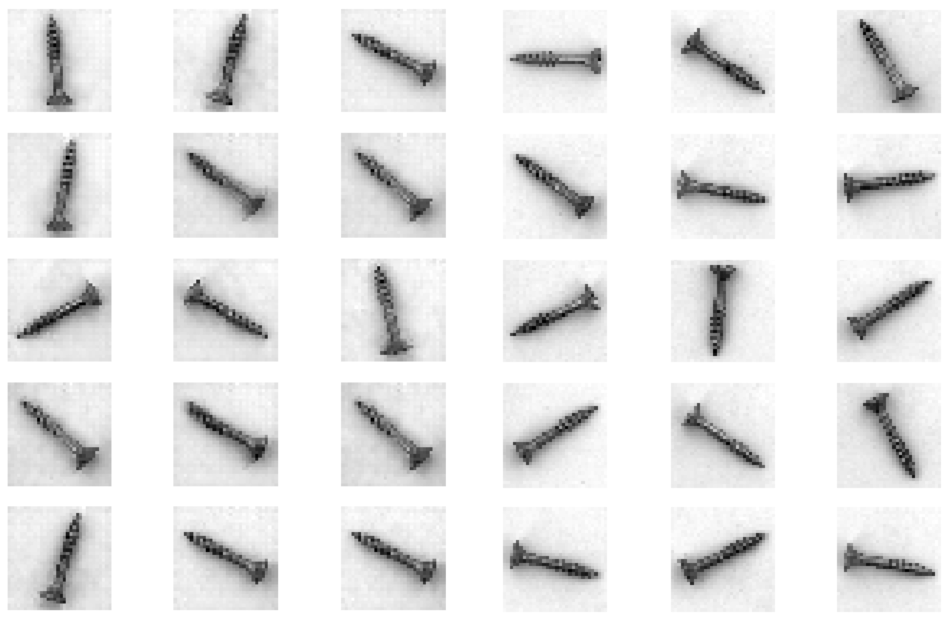
#> input picture Was_macht_eine_Schraube_zu_einer_Schraube/images/Abbildung1Vergleich.jpg, 3796 x 2500 px (shown at 1/4 size)
$ python -i preProcessImages.py   (imports and definitions only)
#> lines starting #> are read from the running program, lines starting #| are printed output that depends on the picture; after the words box and inside, x2 and y2 are one past the last pixel; in counts of white or black regions, pixels touching at a corner belong together
#> further down, picture is the input picture: shape (2500, 3796); min 0, max 255, mean 230
#/bin/env/python3

# Dieses Skript implementiert Vorbearbeitung und Abspeicherung der Bilder für das DCGAN Training.
#
# This code is available under a GPL v3.0 license and comes without
# any explicit or implicit warranty.
#
# (C) Simon Schwaiger 2021 <schwaige@technikum-wien.at>

import os
from os import listdir
from os.path import isfile, join

import cv2
import numpy as np

from PIL import Image

# Anlegen der Verzeichnisse für Trainingsdaten, generierte Bilder und Modelle
def createDir(directory):
    if not os.path.exists(directory):
        os.makedirs(directory)

# [3 lines not run here, left out]

#############################################################
#####           Bildverarbeitungsfunktionen             #####

# [16 lines left out: function readImageDir, not called in this run]


def clusterImage(frame, K=2):
    """ Verwendet OpenCV K-Means Clustering um ein Bild in K Bereiche aufzuteilen """
    # Konvertierung des Graustufenbildes in ein Numpy float32 Array
    Z = frame.reshape((-1,1))
    Z = np.float32(Z)
    # Festlegen, wie viele Cluster gesucht werden (in diesem Fall 2)
    criteria = (cv2.TERM_CRITERIA_EPS + cv2.TERM_CRITERIA_MAX_ITER, 10, 1.0)
    # Durchführung des K-Means Clusterings
    _,label,center=cv2.kmeans(Z,K,None,criteria,10,cv2.KMEANS_PP_CENTERS)
    # Zurückkonvertierung in uint8 (natives Bildformat)
    # und Generierung des Ausgabebildes
    center = np.uint8(center)
    res = center[label.flatten()]
    res2 = res.reshape((frame.shape))
    return res2


def getBiggestContour(img_bw):
    """ Gibt die Kontur mit der größten Fläche im Bild zurück """
    img_bw = img_bw.copy()
    # Ermittlung aller Konturen im Bild
    _, thresh = cv2.threshold(img_bw, 127, 255, 0)
    #contours, _ = cv2.findContours(thresh, cv2.RETR_TREE, cv2.CHAIN_APPROX_NONE)
    contours, _ = cv2.findContours(thresh, 1, 1)
    # Da wir die Ganze Schraube abdecken wollen,
    # zeichnen wir die Kontur mit der größten Fläche in der Maske ein
    return cv2.drawContours(img_bw, [max(contours, key = cv2.contourArea)], -1, 255, thickness=-1)


def getMask(img_in, blur=20):
    """ Erstellt eine Maske, welche im Bild die Schraube vom Tisch trennt """
#> called with blur = 20
    img = img_in.copy()
    # Erkennung von Konturen im Bild
    _, thresh = cv2.threshold(img, 127, 255, 0)
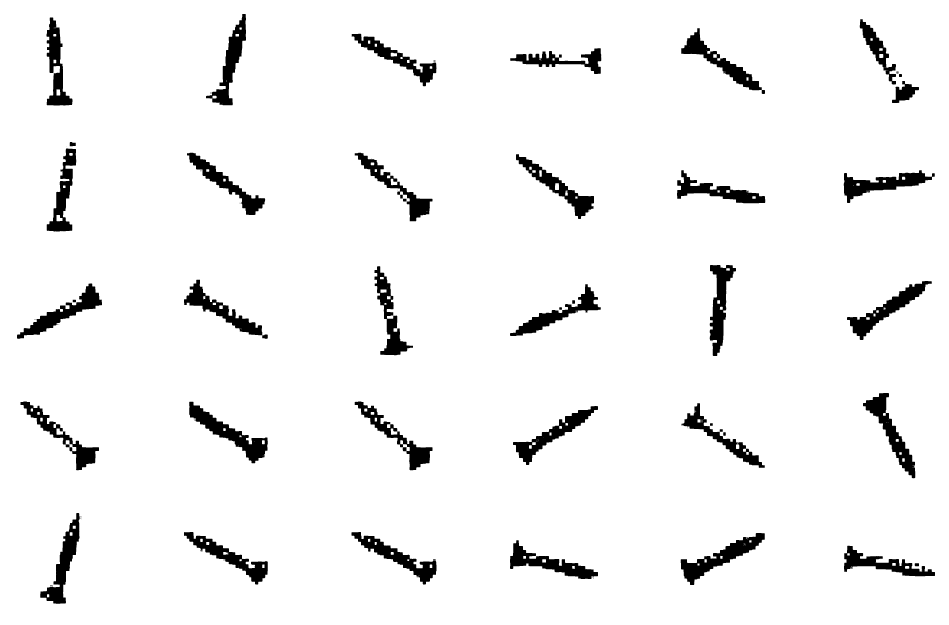
#> thresh: shape (2500, 3796) (shown at 1/4 size); 94.7% white; 125 black regions (82 under 20 px)
    contours, _ = cv2.findContours(thresh, cv2.RETR_TREE, cv2.CHAIN_APPROX_NONE)
#> contours = 362 contours, 220 with area under 20; largest, box (x1, y1, x2, y2) and area: (0, 0, 3796, 2500) 9483705, (756, 1606, 1072, 1854) 21086, (2722, 2131, 3060, 2341) 20612, (3387, 1123, 3728, 1361) 19511, (3451, 1571, 3662, 1914) 19006
    # Einzeichnen der Konturen
    img_cont = cv2.drawContours(img, contours, -1, (0,255,0), -1)
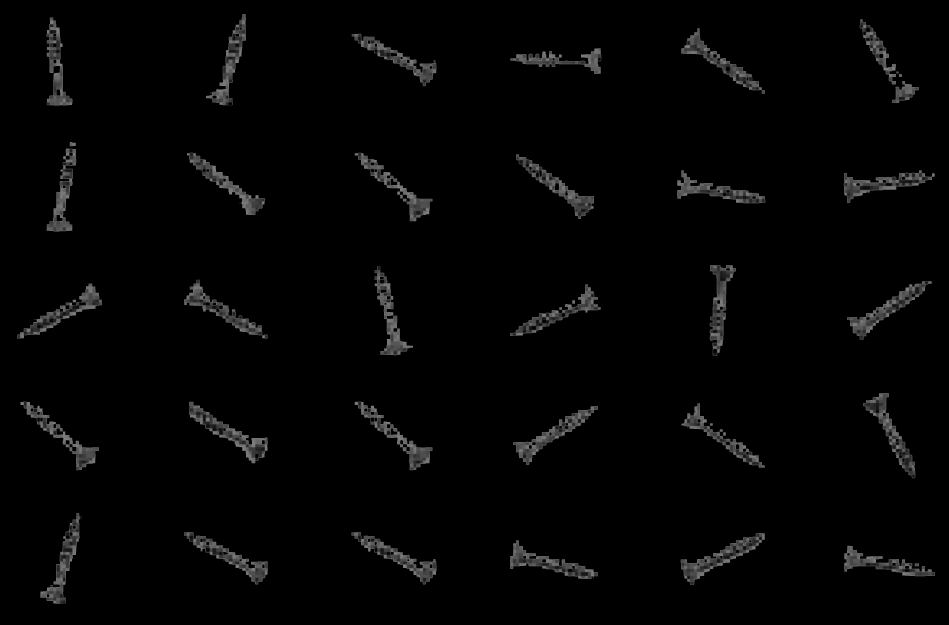
#> img_cont: shape (2500, 3796) (shown at 1/4 size); min 0, max 127, mean 4.4
    # Blur des Bildes um Artefakte zu beseitigen
    img_blur = cv2.blur(img_cont,(blur,blur))
    # K-Means Clustering, um eine Maske zu bekommen
    img_bw = clusterImage(img_blur, K=2)
#> in clusterImage, `_,label,center=cv2.kmeans(Z,K,None,criteria,10,cv2.KMEANS_PP_CENTERS)`: center = [0.448, 62.94]
#> in clusterImage, `center = np.uint8(center)`: center = [0, 62]
#> in clusterImage, `res2 = res.reshape((frame.shape))`:
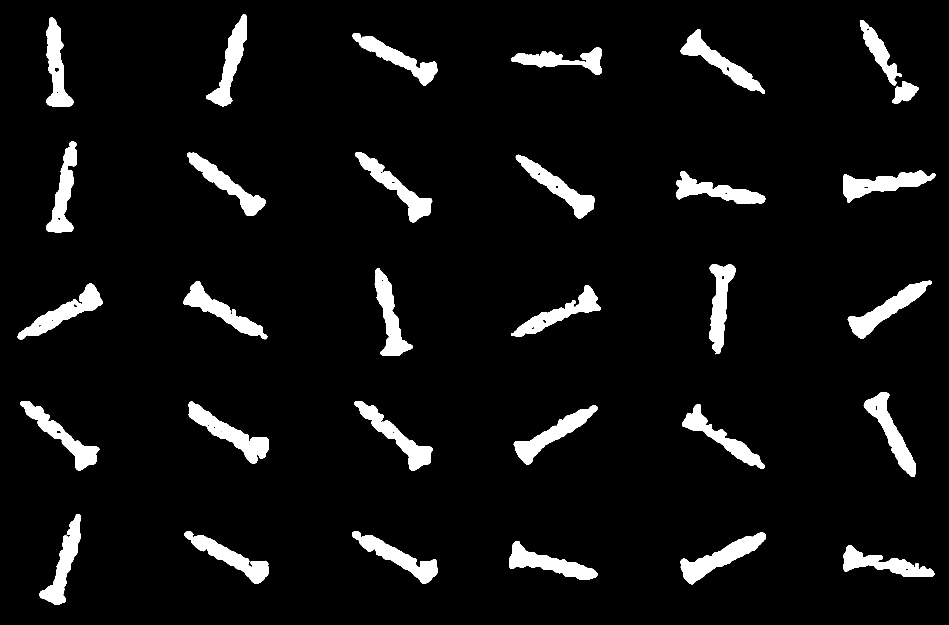
#> res2: shape (2500, 3796) (shown at 1/4 size); values 0 (black) and 62 (white), 6.3% white; 32 white regions (1 under 20 px), largest, box (x1, y1, x2, y2) and area: (755, 1606, 1075, 1856) 23250, (2722, 2130, 3064, 2338) 22641, (3391, 1122, 3726, 1356) 21316
    # Vordergrund = Weiß, Hintergrund = Schwarz
    img_bw[img_bw!=0] = 255
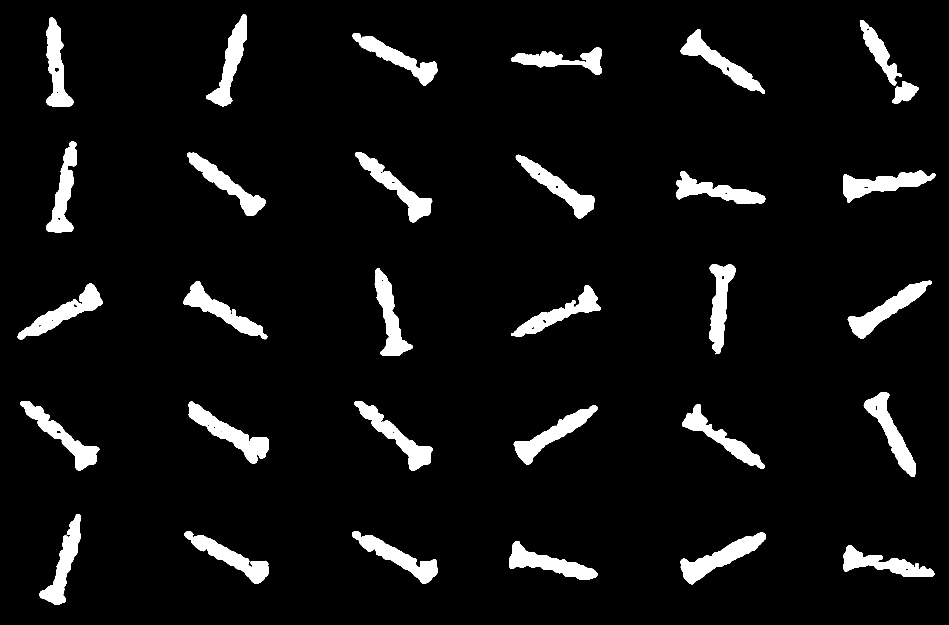
#> img_bw: shape (2500, 3796) (shown at 1/4 size); 6.3% white; 32 white regions (1 under 20 px)
    # Füllen der Maske um Artefakte zu vermeiden
    return getBiggestContour(img_bw)
#> in getBiggestContour, `contours, _ = cv2.findContours(thresh, 1, 1)`: contours = 79 contours, 19 with area under 20; largest, box (x1, y1, x2, y2) and area: (755, 1606, 1075, 1856) 22930, (2722, 2130, 3064, 2338) 22252, (3391, 1122, 3726, 1356) 20931, (70, 1133, 411, 1358) 20780, (1418, 1604, 1730, 1883) 20315


# [34 lines left out: functions removeBackground, preProcessImages, normaliseImageData, not called in this run]


#############################################################
#####       Einlesen der Trainings- und Testdaten       #####

# [10 lines not run here, left out]

>>> import cv2
>>> picture = cv2.imread('../images/Abbildung1Vergleich.jpg', cv2.IMREAD_GRAYSCALE)
>>> result = getMask(picture)

$ run again, on Was_macht_eine_Schraube_zu_einer_Schraube/images/Abbildung2KonzeptGAN.png
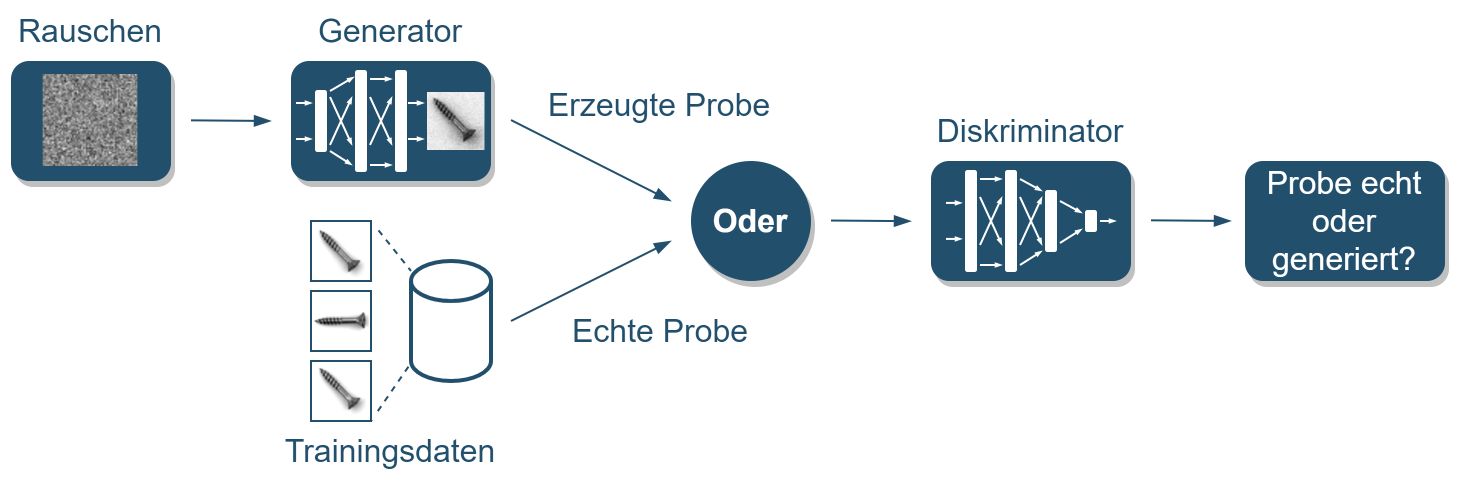
#> input picture Was_macht_eine_Schraube_zu_einer_Schraube/images/Abbildung2KonzeptGAN.png, 2936 x 968 px (shown at 1/2 size)
#> in getMask, `_, thresh = cv2.threshold(img, 127, 255, 0)`:
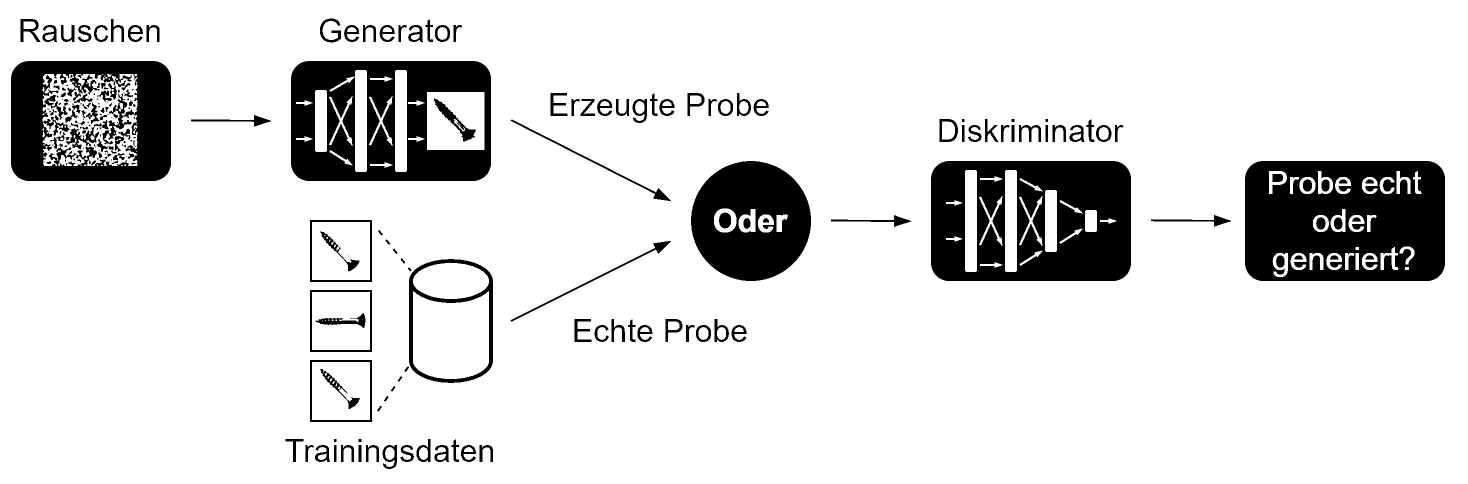
#> thresh: shape (968, 2936) (shown at 1/2 size); 86.8% white; 231 black regions (65 under 20 px)
#> in getMask, `contours, _ = cv2.findContours(thresh, cv2.RETR_TREE, cv2.CHAIN_APPROX..`: contours = 395 contours, 117 with area under 20; largest, box (x1, y1, x2, y2) and area: (0, 0, 2936, 968) 2838145, (2489, 321, 2891, 563) 95464, (1861, 321, 2263, 563) 95464, (581, 121, 983, 363) 95464, (21, 121, 343, 363) 76184
#> in clusterImage, `_,label,center=cv2.kmeans(Z,K,None,criteria,10,cv2.KMEANS_PP_CENTERS)`: center = [1.72, 57.11]
#> in clusterImage, `center = np.uint8(center)`: center = [1, 57]
#> in clusterImage, `res2 = res.reshape((frame.shape))`:
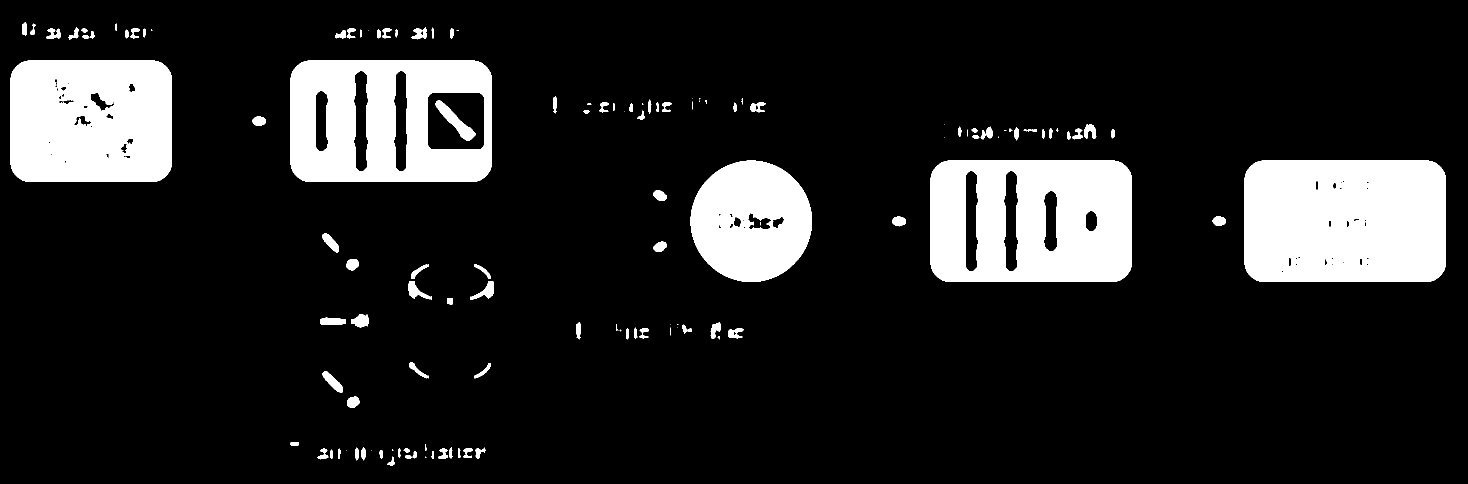
#> res2: shape (968, 2936) (shown at 1/2 size); values 1 (black) and 57 (white), 13.9% white; 136 white regions (37 under 20 px)
#> img_bw: shape (968, 2936); every value is 255
#> in getBiggestContour, `contours, _ = cv2.findContours(thresh, 1, 1)`: contours = 1 contour; box (x1, y1, x2, y2) and area: (0, 0, 2936, 968) 2838145

$ run again, on Was_macht_eine_Schraube_zu_einer_Schraube/images/Abbildung3KonzeptImplementierung.png
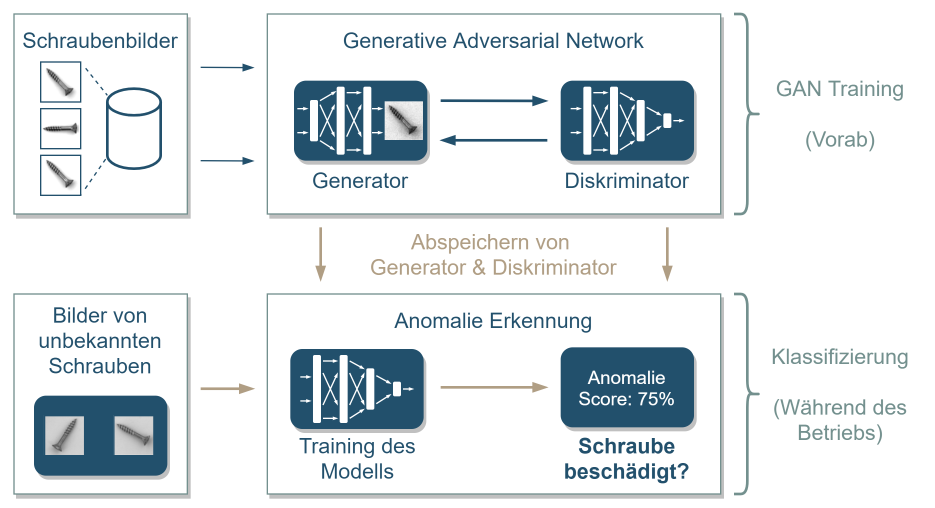
#> input picture Was_macht_eine_Schraube_zu_einer_Schraube/images/Abbildung3KonzeptImplementierung.png, 2804 x 1524 px (shown at 1/3 size)
#> in getMask, `_, thresh = cv2.threshold(img, 127, 255, 0)`:
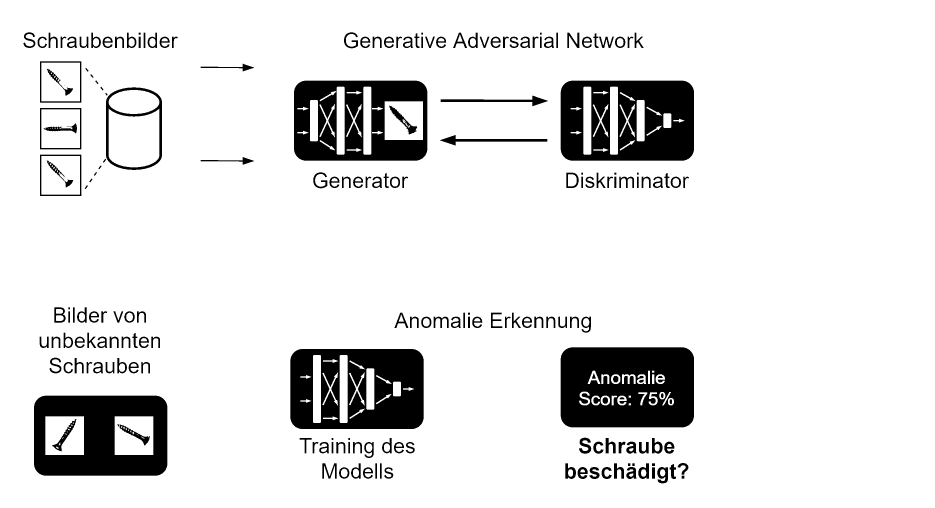
#> thresh: shape (1524, 2804) (shown at 1/3 size); 89% white; 207 black regions (7 under 20 px)
#> in getMask, `contours, _ = cv2.findContours(thresh, cv2.RETR_TREE, cv2.CHAIN_APPROX..`: contours = 378 contours, 46 with area under 20; largest, box (x1, y1, x2, y2) and area: (0, 0, 2804, 1524) 4268969, (101, 1186, 503, 1428) 95464, (870, 1046, 1272, 1288) 95464, (881, 241, 1283, 483) 95464, (1681, 1041, 2083, 1283) 95461
#> in clusterImage, `_,label,center=cv2.kmeans(Z,K,None,criteria,10,cv2.KMEANS_PP_CENTERS)`: center = [57.21, 1.69]
#> in clusterImage, `center = np.uint8(center)`: center = [57, 1]
#> in clusterImage, `res2 = res.reshape((frame.shape))`:
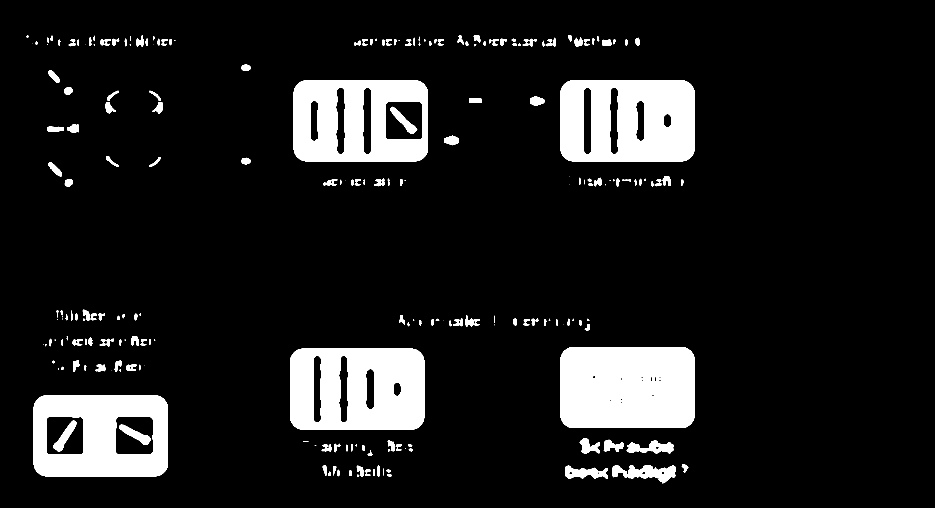
#> res2: shape (1524, 2804) (shown at 1/3 size); values 1 (black) and 57 (white), 10.8% white; 243 white regions (48 under 20 px)
#> img_bw: shape (1524, 2804); every value is 255
#> in getBiggestContour, `contours, _ = cv2.findContours(thresh, 1, 1)`: contours = 1 contour; box (x1, y1, x2, y2) and area: (0, 0, 2804, 1524) 4268969
